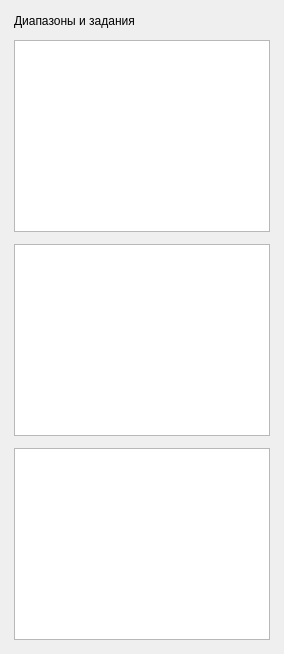
               <widget class="QWidget" name="jobsPage">
                <attribute name="title">
                 <string>Задания</string>
                </attribute>
                <layout class="QVBoxLayout" name="jobsPageLayout">
                 <property name="leftMargin">
                  <number>14</number>
                 </property>
                 <property name="topMargin">
                  <number>14</number>
                 </property>
                 <property name="rightMargin">
                  <number>14</number>
                 </property>
                 <property name="bottomMargin">
                  <number>14</number>
                 </property>
                 <property name="spacing">
                  <number>12</number>
                 </property>
                 <item>
                  <widget class="QWidget" name="widgetJOB" native="true">
                   <layout class="QVBoxLayout" name="jobsLayout">
                    <property name="leftMargin">
                     <number>0</number>
                    </property>
                    <property name="topMargin">
                     <number>0</number>
                    </property>
                    <property name="rightMargin">
                     <number>0</number>
                    </property>
                    <property name="bottomMargin">
                     <number>0</number>
                    </property>
                    <property name="spacing">
                     <number>12</number>
                    </property>
                    <item>
                     <widget class="QLabel" name="jobsHeading">
                      <property name="text">
                       <string>Диапазоны и задания</string>
                      </property>
                      <property name="role" stdset="0">
                       <string notr="true">subheading</string>
                      </property>
                     </widget>
                    </item>
                    <item>
                     <widget class="QGraphicsView" name="jobRangeVisual">
                      <property name="verticalScrollBarPolicy">
                       <enum>Qt::ScrollBarAlwaysOff</enum>
                      </property>
                      <property name="horizontalScrollBarPolicy">
                       <enum>Qt::ScrollBarAlwaysOff</enum>
                      </property>
                     </widget>
                    </item>
                    <item>
                     <widget class="QTableWidget" name="jobIPContractsTable">
     </widget>
                    </item>
                    <item>
                     <widget class="QTableWidget" name="jobIPWantedTable">
     </widget>
                    </item>
                   </layout>
                  </widget>
                 </item>
                </layout>
               </widget>
